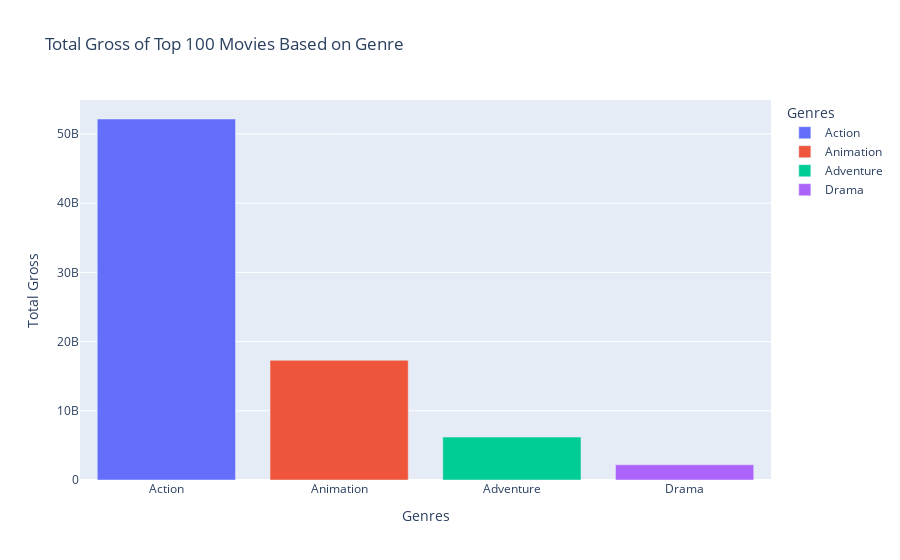

The code cell stored with this chart in its notebook:
### Markdown cell above
# Top 4 Grossing Genres Based on Top 100 Movies
After seeing that the 4 genres, action, animation, adventure and drama, are 96 of the top 100 movies, I plotted the total gross by genre and removed the other genres as they only had one movie in each.

### Code cell
#Plot top 100 movies based on top 4 genres, as other genres only had one movie

movies = no_index.groupby(['title','genres_cleaned'])['total_gross'].sum().sort_values(ascending=False).reset_index().head(100)
movies_genre = movies.loc[(movies['genres_cleaned'] == 'Action')|(movies['genres_cleaned'] == 'Animation')|(movies['genres_cleaned'] == 'Adventure')|(movies['genres_cleaned'] == 'Drama')]
total_per_genre = movies_genre.groupby('genres_cleaned')['total_gross'].sum().sort_values(ascending=False).reset_index()
px.bar(total_per_genre,x='genres_cleaned',y='total_gross',title='Total Gross of Top 100 Movies Based on Genre',
      labels = {'genres_cleaned':'Genres','total_gross':'Total Gross'},
      color='genres_cleaned')

### Figure 1 — Plotly figure (JSON) as saved in the notebook; plotly's stock layout.template omitted (floating-point values rounded to 4 significant figures)
{"data": [{"alignmentgroup": "True", "hovertemplate": "Genres=%{x}<br>Total Gross=%{y}<extra></extra>", "legendgroup": "Action", "marker": {"color": "#636efa"}, "name": "Action", "offsetgroup": "Action", "orientation": "v", "showlegend": true, "textposition": "auto", "type": "bar", "x": ["Action"], "xaxis": "x", "y": [52170000000.0], "yaxis": "y"}, {"alignmentgroup": "True", "hovertemplate": "Genres=%{x}<br>Total Gross=%{y}<extra></extra>", "legendgroup": "Animation", "marker": {"color": "#EF553B"}, "name": "Animation", "offsetgroup": "Animation", "orientation": "v", "showlegend": true, "textposition": "auto", "type": "bar", "x": ["Animation"], "xaxis": "x", "y": [17300800000], "yaxis": "y"}, {"alignmentgroup": "True", "hovertemplate": "Genres=%{x}<br>Total Gross=%{y}<extra></extra>", "legendgroup": "Adventure", "marker": {"color": "#00cc96"}, "name": "Adventure", "offsetgroup": "Adventure", "orientation": "v", "showlegend": true, "textposition": "auto", "type": "bar", "x": ["Adventure"], "xaxis": "x", "y": [6204199999], "yaxis": "y"}, {"alignmentgroup": "True", "hovertemplate": "Genres=%{x}<br>Total Gross=%{y}<extra></extra>", "legendgroup": "Drama", "marker": {"color": "#ab63fa"}, "name": "Drama", "offsetgroup": "Drama", "orientation": "v", "showlegend": true, "textposition": "auto", "type": "bar", "x": ["Drama"], "xaxis": "x", "y": [2197800000], "yaxis": "y"}], "layout": {"barmode": "relative", "legend": {"title": {"text": "Genres"}, "tracegroupgap": 0}, "title": {"text": "Total Gross of Top 100 Movies Based on Genre"}, "xaxis": {"anchor": "y", "categoryarray": ["Action", "Animation", "Adventure", "Drama"], "categoryorder": "array", "domain": [0, 1], "title": {"text": "Genres"}}, "yaxis": {"anchor": "x", "domain": [0, 1], "title": {"text": "Total Gross"}}}}
